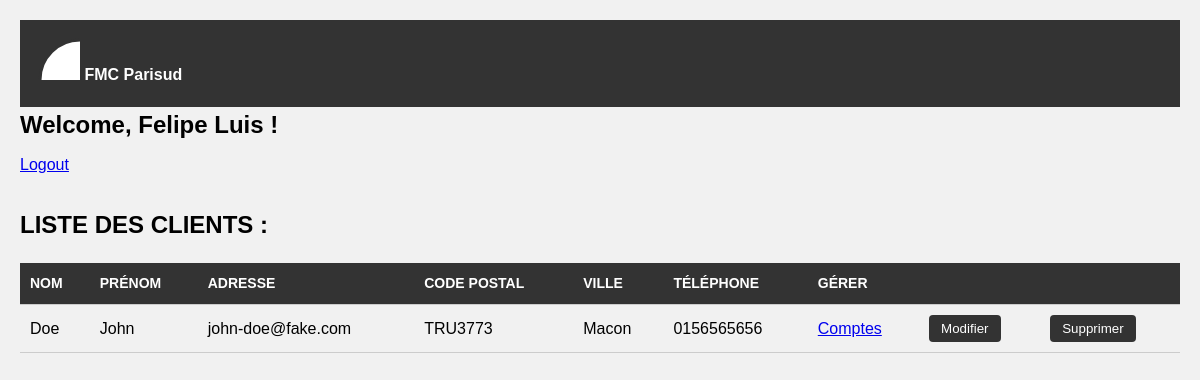
The page /home.php (signed in) on the database as committed earlier.
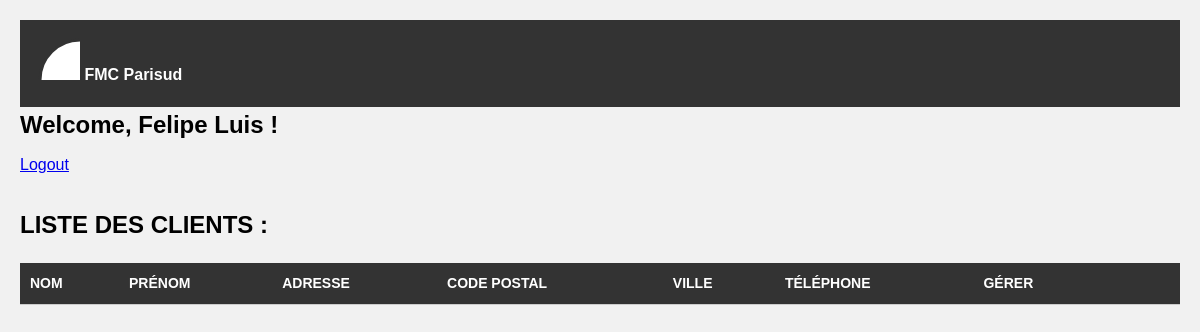
The same page on the database as committed later.
### tables this page shows
CREATE TABLE `advisors` (
  `id` int NOT NULL,
  `email` varchar(255) NOT NULL,
  `password` varchar(255) NOT NULL,
  `lastname` varchar(255) NOT NULL,
  `firstname` varchar(255) NOT NULL,
  `gpdr` tinyint(1) NOT NULL,
  `created_at` datetime NOT NULL DEFAULT CURRENT_TIMESTAMP
);

CREATE TABLE `customers` (
  `id` int NOT NULL,
  `email` varchar(255) NOT NULL,
  `lastname` varchar(255) NOT NULL,
  `firstname` varchar(255) NOT NULL,
  `birth_date` date NOT NULL,
  `address` varchar(255) NOT NULL,
  `address_comp` varchar(255) NOT NULL,
  `zip` varchar(255) NOT NULL,
  `city` varchar(255) NOT NULL,
  `phone` varchar(255) NOT NULL,
  `gpdr` tinyint(1) NOT NULL,
  `created_at` datetime NOT NULL DEFAULT CURRENT_TIMESTAMP,
  `advisors_id` int NOT NULL
);

### home.php (the view, shortened to what this page needs)
<?php
require 'includes/connection.php';
$email = $_SESSION['email'];
$sql = 'SELECT lastname, firstname FROM advisors WHERE email = :email';
$query = $db->prepare($sql);
$query->bindValue(':email', $email, PDO::PARAM_STR);
$query->execute();
$advisor = $query->fetch(PDO::FETCH_ASSOC);
if (isset($_SESSION['email'])) {
    $email = $_SESSION['email'];
    $sql = "SELECT * FROM customers WHERE advisors_id = (SELECT id FROM advisors WHERE email = :email)";
    $query = $db->prepare($sql);
    $query->bindValue(':email', $email, PDO::PARAM_STR);
    $query->execute();
    $customers = $query->fetchAll(PDO::FETCH_ASSOC);
}
?>
<!DOCTYPE html>
<html lang="fr">
<head>
    <link rel="stylesheet" href="./css/styles.min.css">
</head>
<body>
    <nav>
        <div>
            <a href=""><svg height="50" width="50">
                    <circle cx="50" cy="50" r="40" stroke="#333" stroke-width="3" fill="#fff" />
                </svg> FMC Parisud</a>
        </div>
    </nav>
    <div>
        <div>
            <h3>Welcome, <?php echo $advisor['lastname'] . ' ' . $advisor['firstname']; ?> !</h3>
            <a href="logout.php">Logout</a>
        </div>
    </div>
    <h2>LISTE DES CLIENTS :</h2>
    <table>
        <thead>
            <tr>
                <th>NOM</th>
                <th>PRÉNOM</th>
                <th>ADRESSE</th>
                <th>CODE POSTAL</th>
                <th>VILLE</th>
                <th>TÉLÉPHONE</th>
                <th>GÉRER</th>
                <th></th>
                <th></th>
            </tr>
        </thead>
        <tbody>
            <?php foreach ($customers as $customer) : ?>
                <tr>
                    <td><?php echo $customer['lastname']; ?></td>
                    <td><?php echo $customer['firstname']; ?></td>
                    <td><?php echo $customer['email']; ?></td>
                    <td><?php echo $customer['zip']; ?></td>
                    <td><?php echo $customer['city']; ?></td>
                    <td><?php echo $customer['phone']; ?></td>
                    <td><a href="accounts.php?customer_id=<?php echo $customer['id']; ?>">Comptes</a></td>
                    <td><button>Modifier</button></td>
                    <td><button>Supprimer</button></td>
                </tr>
            <?php endforeach; ?>
        </tbody>
    </table>
</body>
</html>

Rows that differ between the two databases and show on the page:
no longer on this page (row edited): customers: lastname "Doe", firstname "John", email "john-doe@fake.com", zip "TRU3773", city "Macon", phone "0156565656"
